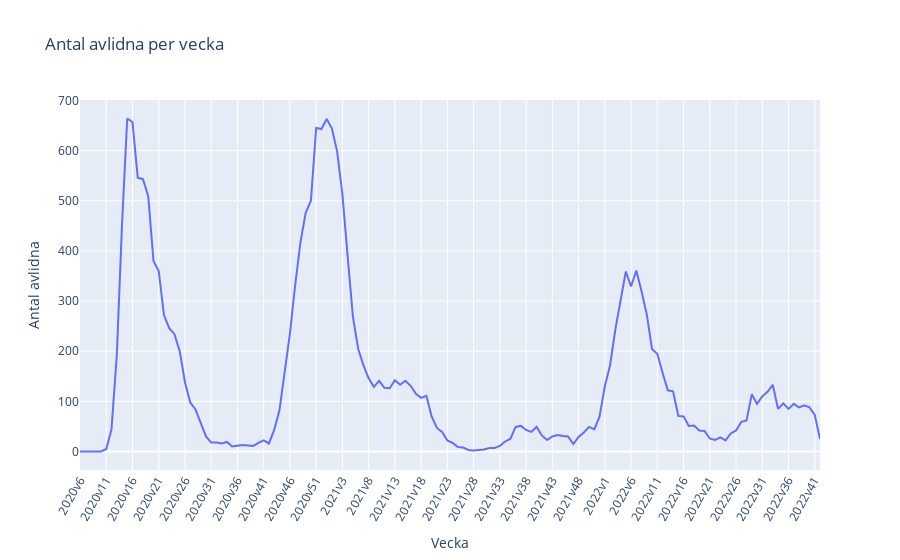

The cell this chart's notebook holds for it:
### Markdown cell above
c) Drawing a line diagram that shows "avlidna fall per vecka" from 2020v6 until now

### Code cell
# select the columns "Vecka" and "Antal_avlidna_vecka"
avlidna_per_vecka = veckodata_riket[["Vecka", "Antal_avlidna_vecka"]]

# set the index to "Vecka"
avlidna_per_vecka.set_index("Vecka", inplace=True)

# plot using plotly express
avlidna_fall_vecka_plotly = px.line(avlidna_per_vecka, x=avlidna_per_vecka.index, y="Antal_avlidna_vecka", title="Antal avlidna per vecka")
avlidna_fall_vecka_plotly.update_xaxes(title_text="Vecka", tickvals=avlidna_per_vecka.index[::5], tickangle=300)
avlidna_fall_vecka_plotly.update_yaxes(title_text="Antal avlidna")

avlidna_fall_vecka_plotly.show()
avlidna_fall_vecka_plotly.write_html("Visualisations/avlidna_fall_vecka_plotly.html")

### Figure 1 — Plotly figure (JSON) as saved in the notebook; plotly's stock layout.template omitted (floating-point values rounded to 4 significant figures; data arrays with more than 128 entries replaced by an {"elided": "..."} marker saying what was removed)
{"data": [{"hovertemplate": "Vecka=%{x}<br>Antal_avlidna_vecka=%{y}<extra></extra>", "legendgroup": "", "line": {"color": "#636efa", "dash": "solid"}, "marker": {"symbol": "circle"}, "mode": "lines", "name": "", "orientation": "v", "showlegend": false, "type": "scatter", "x": {"elided": "142 str values"}, "xaxis": "x", "y": {"elided": "142 int values"}, "yaxis": "y"}], "layout": {"legend": {"tracegroupgap": 0}, "title": {"text": "Antal avlidna per vecka"}, "xaxis": {"anchor": "y", "domain": [0, 1], "tickangle": -60, "tickvals": ["2020v6", "2020v11", "2020v16", "2020v21", "2020v26", "2020v31", "2020v36", "2020v41", "2020v46", "2020v51", "2021v3", "2021v8", "2021v13", "2021v18", "2021v23", "2021v28", "2021v33", "2021v38", "2021v43", "2021v48", "2022v1", "2022v6", "2022v11", "2022v16", "2022v21", "2022v26", "2022v31", "2022v36", "2022v41"], "title": {"text": "Vecka"}}, "yaxis": {"anchor": "x", "domain": [0, 1], "title": {"text": "Antal avlidna"}}}}
